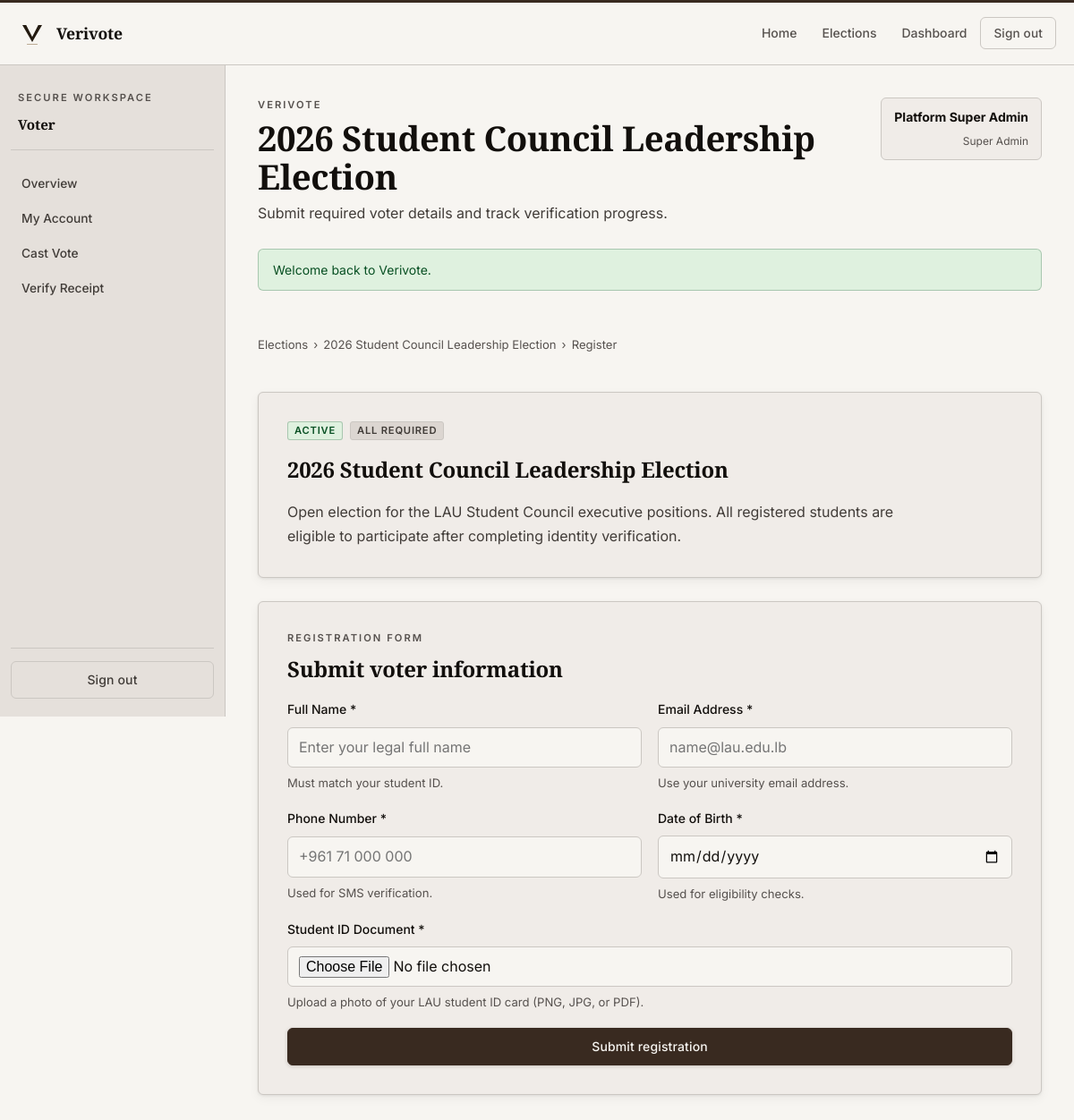
Screenshot of /voter/register_event.php?event=3 (signed in) with the database file from the repository.
### tables this page shows
CREATE TABLE events (
    id BIGINT UNSIGNED AUTO_INCREMENT PRIMARY KEY,
    created_by BIGINT UNSIGNED NOT NULL,
    title VARCHAR(200) NOT NULL,
    slug VARCHAR(220) NOT NULL UNIQUE,
    description TEXT NOT NULL,
    ballot_type ENUM('single_choice') NOT NULL DEFAULT 'single_choice',
    status ENUM('draft', 'scheduled', 'active', 'closed', 'archived') NOT NULL DEFAULT 'draft',
    start_at DATETIME NOT NULL,
    end_at DATETIME NOT NULL,
    timezone VARCHAR(80) NOT NULL DEFAULT 'UTC',
    result_visibility ENUM('private', 'public_after_close', 'public_live') NOT NULL DEFAULT 'public_after_close',
    personal_verification_enabled TINYINT(1) NOT NULL DEFAULT 1,
    public_audit_enabled TINYINT(1) NOT NULL DEFAULT 1,
    allow_self_registration TINYINT(1) NOT NULL DEFAULT 1,
    max_votes_per_token TINYINT UNSIGNED NOT NULL DEFAULT 1,
    verification_policy ENUM('all_required', 'any_one', 'custom') NOT NULL DEFAULT 'all_required',
    eligibility_rules TEXT NULL,
    event_notice TEXT NULL,
    created_at TIMESTAMP NOT NULL DEFAULT CURRENT_TIMESTAMP,
    updated_at TIMESTAMP NOT NULL DEFAULT CURRENT_TIMESTAMP ON UPDATE CURRENT_TIMESTAMP,
    CONSTRAINT fk_events_creator FOREIGN KEY (created_by) REFERENCES users(id)
);

CREATE TABLE event_required_fields (
    id BIGINT UNSIGNED AUTO_INCREMENT PRIMARY KEY,
    event_id BIGINT UNSIGNED NOT NULL,
    field_key VARCHAR(120) NOT NULL,
    field_label VARCHAR(150) NOT NULL,
    field_type ENUM('text', 'email', 'phone', 'date', 'textarea', 'select', 'file', 'image', 'id_number', 'passport', 'address') NOT NULL DEFAULT 'text',
    placeholder VARCHAR(190) NULL,
    help_text VARCHAR(255) NULL,
    options_json JSON NULL,
    validation_rules_json JSON NULL,
    is_required TINYINT(1) NOT NULL DEFAULT 1,
    is_system_field TINYINT(1) NOT NULL DEFAULT 1,
    field_order INT UNSIGNED NOT NULL DEFAULT 1,
    created_at TIMESTAMP NOT NULL DEFAULT CURRENT_TIMESTAMP,
    UNIQUE KEY uniq_field (event_id, field_key),
    CONSTRAINT fk_required_fields_event FOREIGN KEY (event_id) REFERENCES events(id) ON DELETE CASCADE
);

### includes/helpers.php (called while the page is built, shortened)
<?php
function app_config(?string $key = null, mixed $default = null): mixed
{
    global $appConfig;
    $segments = explode('.', $key);
    $value = $appConfig;
    foreach ($segments as $segment) {
        $value = $value[$segment];
    }
    return $value;
}
function app_base_path(): string
{
    static $cached = null;
    if (is_string($cached)) {
        return $cached;
    }
    $documentRoot = realpath((string) ($_SERVER['DOCUMENT_ROOT'] ?? ''));
    $projectRoot = realpath(BASE_PATH);
    $documentRoot = str_replace('\\', '/', $documentRoot);
    $projectRoot = str_replace('\\', '/', $projectRoot);
    if ($projectRoot === $documentRoot) {
        $cached = '';
        return $cached;
    }
    $prefix = rtrim($documentRoot, '/') . '/';
    $relative = trim(substr($projectRoot, strlen($prefix)), '/');
    $cached = $relative === '' ? '' : '/' . $relative;
    return $cached;
}
function base_url(string $path = ''): string
{
    $appUrl = (string) app_config('app_url', '');
    $path = '/' . ltrim($path, '/');
    $basePath = app_base_path();
    if ($basePath === '') {
        return $path;
    }
    return $path === '/' ? $basePath . '/' : $basePath . $path;
}
function e(null|string|int|float $value): string
{
    return htmlspecialchars((string) $value, ENT_QUOTES | ENT_SUBSTITUTE, 'UTF-8');
}
function format_status(string $value): string
{
    return ucwords(str_replace('_', ' ', $value));
}
function badge_class(string $status): string
{
    return match ($status) {
        'active', 'approved', 'verified', 'used', 'sent' => 'badge-success',
        'warning', 'scheduled', 'under_review', 'pending', 'queued' => 'badge-warning',
        'error', 'rejected', 'revoked', 'failed', 'suspended' => 'badge-danger',
        default => 'badge-muted',
    };
}
function fetch_one(string $sql, array $params = []): ?array
{
    $statement = db()->prepare($sql);
    $statement->execute($params);
    $row = $statement->fetch();
    return $row ?: null;
}
function fetch_all(string $sql, array $params = []): array
{
    $statement = db()->prepare($sql);
    $statement->execute($params);
    return $statement->fetchAll();
}
function effective_event_status(array $event): string
{
    $now = new DateTimeImmutable('now');
    return 'active';
}
function fetch_event_by_id(int $eventId): ?array
{
    return fetch_one(
        'SELECT events.*, users.full_name AS creator_name
         FROM events
         INNER JOIN users ON users.id = events.created_by
         WHERE events.id = :event_id',
        ['event_id' => $eventId]
    );
}
function fetch_event_required_fields(int $eventId): array
{
    return fetch_all(
        'SELECT * FROM event_required_fields
         WHERE event_id = :event_id
         ORDER BY field_order ASC, id ASC',
        ['event_id' => $eventId]
    );
}
function fetch_user_submission(int $eventId, int $userId): ?array
{
    return fetch_one(
        'SELECT * FROM voter_event_submissions
         WHERE event_id = :event_id AND user_id = :user_id',
        ['event_id' => $eventId, 'user_id' => $userId]
    );
}
function submission_answer_value_map(array $answers): array
{
    $map = [];
    return $map;
}

### config/database.php (called while the page is built, shortened)
<?php
function db(): PDO
{
    static $pdo = null;
    if ($pdo instanceof PDO) {
        return $pdo;
    }
    $config = app_config('db');
    $dsn = sprintf(
        'mysql:host=%s;port=%s;dbname=%s;charset=%s',
        $config['host'],
        $config['port'],
        $config['name'],
        $config['charset']
    );
    $pdo = new PDO($dsn, $config['user'], $config['pass'], [
        PDO::ATTR_ERRMODE => PDO::ERRMODE_EXCEPTION,
        PDO::ATTR_DEFAULT_FETCH_MODE => PDO::FETCH_ASSOC,
        PDO::ATTR_EMULATE_PREPARES => false,
    ]);
    return $pdo;
}

### includes/auth.php (called while the page is built, shortened)
<?php
function current_user(bool $refresh = false): ?array
{
    if (!$refresh && isset($_SESSION['cached_user'])) {
        return $_SESSION['cached_user'];
    }
    $user = fetch_one(
        'SELECT users.*, roles.slug AS role_slug, roles.name AS role_name
         FROM users
         INNER JOIN roles ON roles.id = users.role_id
         WHERE users.id = :user_id',
        ['user_id' => (int) $_SESSION['user_id']]
    );
    return $user;
}

### includes/flash.php (called while the page is built, shortened)
<?php
function pull_flashes(): array
{
    $messages = $_SESSION['flash_messages'] ?? [];
    return $messages;
}
function old_input(string $key, string $default = ''): string
{
    $value = $_SESSION['old_input'][$key] ?? $default;
    return is_string($value) ? $value : $default;
}

### voter/register_event.php (the view, shortened to what this page needs)
<?php
$user = current_user();
$eventId = (int) ($_GET['event'] ?? $_POST['event_id'] ?? 0);
$event = $eventId > 0 ? fetch_event_by_id($eventId) : null;
$fields = fetch_event_required_fields($eventId);
$submission = fetch_user_submission($eventId, (int) $user['id']);
$existingAnswers = $submission ? fetch_submission_answers((int) $submission['id']) : [];
$existingAnswerMap = submission_answer_value_map($existingAnswers);
$canResubmit = $submission && $submission['status'] === 'rejected';
$pageHeading = $event['title'];
$pageDescription = 'Submit required voter details and track verification progress.';
$isDashboard = true;
include dirname(__DIR__) . '/includes/header.php';
?>
<div class="breadcrumb" style="margin-bottom:16px;">
    <a href="<?= e(base_url('/events.php')); ?>">Elections</a>
    <span>&rsaquo;</span>
    <a href="<?= e(base_url('/event.php?event=' . $eventId)); ?>"><?= e($event['title']); ?></a>
    <span>&rsaquo;</span>
    <span>Register</span>
</div>
<section class="panel">
    <div class="pill-row">
        <span class="badge <?= e(badge_class(effective_event_status($event))); ?>"><?= e(format_status(effective_event_status($event))); ?></span>
        <span class="badge badge-muted"><?= e(format_status($event['verification_policy'])); ?></span>
    </div>
    <h2><?= e($event['title']); ?></h2>
    <p><?= e($event['description']); ?></p>
</section>
<?php if (!$submission || $canResubmit): ?>
    <section class="panel">
        <span class="eyebrow"><?= $canResubmit ? 'Resubmission Form' : 'Registration Form'; ?></span>
        <h2><?= $canResubmit ? 'Correct and resubmit your information' : 'Submit voter information'; ?></h2>
        <form method="post" enctype="multipart/form-data" class="form-grid">
            <?php foreach ($fields as $field): ?>
                <?php
                $fieldName = 'field_' . $field['id'];
                $fieldType = $field['field_type'];
                $existingValue = $existingAnswerMap[$fieldName]['text_value'] ?? '';
                $old = old_input($fieldName, (string) $existingValue);
                ?>
                <div class="field <?= in_array($fieldType, ['textarea', 'file', 'image'], true) ? 'field--full' : ''; ?>">
                    <label for="<?= e($fieldName); ?>"><?= e($field['field_label']); ?><?= $field['is_required'] ? ' *' : ''; ?></label>
                    <?php if ($fieldType === 'textarea'): ?>
                        <textarea id="<?= e($fieldName); ?>" name="<?= e($fieldName); ?>"><?= e($old); ?></textarea>
                    <?php elseif (in_array($fieldType, ['file', 'image'], true)): ?>
                        <input id="<?= e($fieldName); ?>" type="file" name="<?= e($fieldName); ?>" <?= (!$canResubmit && $field['is_required']) ? 'required' : ''; ?>>
                    <?php else: ?>
                        <?php
                        $inputType = match ($fieldType) {
                            'email' => 'email',
                            'phone' => 'text',
                            'date' => 'date',
                            default => 'text',
                        };
                        ?>
                        <input id="<?= e($fieldName); ?>" type="<?= e($inputType); ?>" name="<?= e($fieldName); ?>" value="<?= e($old); ?>" placeholder="<?= e((string) $field['placeholder']); ?>" <?= $field['is_required'] ? 'required' : ''; ?>>
                    <?php endif; ?>
                    <?php if (!empty($field['help_text'])): ?>
                        <span class="helper-text"><?= e($field['help_text']); ?></span>
                    <?php endif; ?>
                </div>
            <?php endforeach; ?>
            <div class="field field--full">
                <button class="button button--primary" type="submit"><?= $canResubmit ? 'Resubmit registration' : 'Submit registration'; ?></button>
            </div>
        </form>
    </section>
<?php endif; ?>
<?php include dirname(__DIR__) . '/includes/footer.php'; ?>

### includes/header.php (shortened to what this page needs)
<?php
$pageTitle = $pageTitle ?? 'Verivote';
$pageDescription = $pageDescription ?? '';
$isDashboard = $isDashboard ?? false;
$flashes = pull_flashes();
$bodyBaseUrl = rtrim(base_url(''), '/');
?>
<!DOCTYPE html>
<html lang="en">
<head>
    <link rel="stylesheet" href="<?= e(base_url('/assets/css/app.css')); ?>">
</head>
<body class="<?= $isDashboard ? 'dashboard-body' : 'public-body'; ?>" data-base-url="<?= e($bodyBaseUrl); ?>">
<?php include __DIR__ . '/navigation.php'; ?>
<?php if ($isDashboard): ?>
    <div class="app-shell">
        <?php include __DIR__ . '/sidebar.php'; ?>
        <main id="main-content" class="app-main">
            <section class="page-head">
                <div>
                    <span class="eyebrow">Verivote</span>
                    <h1><?= e($pageHeading ?? $pageTitle); ?></h1>
                    <?php if ($pageDescription !== ''): ?>
                        <p><?= e($pageDescription); ?></p>
                    <?php endif; ?>
                </div>
                <?php if ($user = current_user()): ?>
                    <div class="user-chip">
                        <strong><?= e($user['full_name']); ?></strong>
                        <span><?= e($user['role_name'] ?? format_status($user['role_slug'] ?? '')); ?></span>
                    </div>
                <?php endif; ?>
            </section>
            <?php if ($flashes): ?>
                <section class="flash-stack" role="status" aria-live="polite" aria-atomic="true">
                    <?php foreach ($flashes as $flash): ?>
                        <div class="alert alert--<?= e($flash['type']); ?>"><?= e($flash['message']); ?></div>
                    <?php endforeach; ?>
                </section>
            <?php endif; ?>
<?php endif; ?>

### rows the page displays
events: title "2026 Student Council Leadership Election", verification_policy "ALL REQUIRED", description "Open election for the LAU Student Council executive positions. All registered students are eligible to participate after completing identity verification."
event_required_fields: field_label "Full Name", placeholder "Enter your legal full name", help_text "Must match your student ID."
event_required_fields: field_label "Email Address", placeholder "name@lau.edu.lb", help_text "Use your university email address."
event_required_fields: field_label "Phone Number", placeholder "+961 71 000 000", help_text "Used for SMS verification."
event_required_fields: field_label "Date of Birth", help_text "Used for eligibility checks."
event_required_fields: field_label "Student ID Document", help_text "Upload a photo of your LAU student ID card (PNG, JPG, or PDF)."

### other values shown
format_status(str_replace('_', ' ', $role)) "Voter"
$link['label'] "Overview"
$link['label'] "My Account"
$link['label'] "Cast Vote"
$link['label'] "Verify Receipt"
$pageDescription "Submit required voter details and track verification progress."
$user['full_name'] "Platform Super Admin"
$user['role_name'] "Super Admin"
$flash['message'] "Welcome back to Verivote."
format_status(effective_event_status($event)) "ACTIVE"
